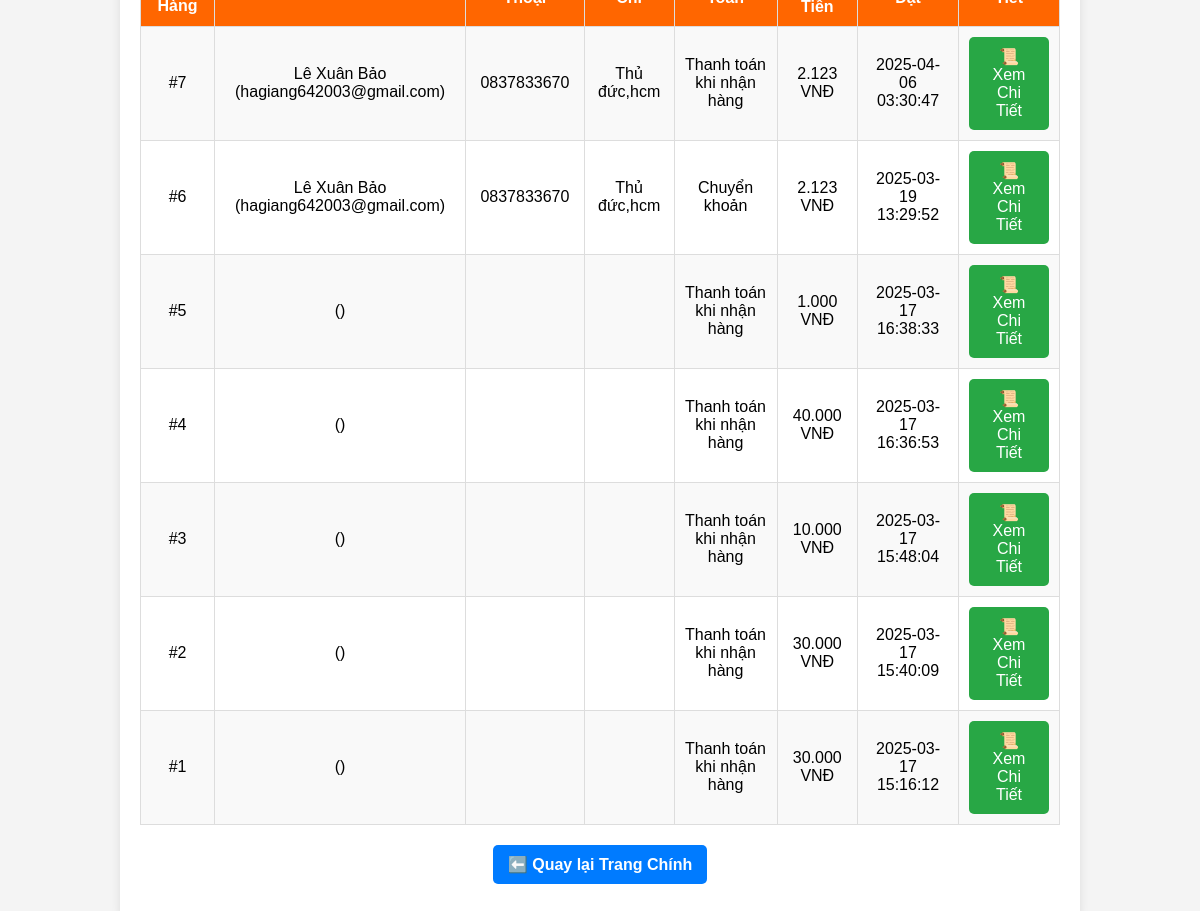
The app's page /index.php?action=manage_orders (signed in) with its own data.
### tables this page shows
CREATE TABLE `orders` (
  `id` int NOT NULL,
  `user_id` int DEFAULT NULL,
  `full_name` varchar(255) NOT NULL,
  `email` varchar(255) NOT NULL,
  `phone` varchar(20) NOT NULL,
  `shipping_address` text NOT NULL,
  `payment_method` enum('cod','bank_transfer','credit_card') NOT NULL,
  `total_price` decimal(10,2) DEFAULT NULL,
  `status` enum('pending','completed','cancelled') DEFAULT 'pending',
  `created_at` timestamp NULL DEFAULT CURRENT_TIMESTAMP,
  `total_amount` decimal(10,2) NOT NULL
);

### app/controllers/OrderController.php (called while the page is built, shortened)
<?php
require_once __DIR__ . '/../models/Order.php';
class OrderController {
    public function manageOrders() {
        $orderModel = new Order();
        $orders = $orderModel->getAllOrders();
        include __DIR__ . '/../views/admin/orders/index.php';
    }
}
?>

### public/index.php (called while the page is built, shortened)
<?php
require_once __DIR__ . '/../routes/web.php';
?>

### app/models/Order.php (called while the page is built, shortened)
<?php
require_once 'Database.php';
class Order {
    private $conn;
    public function __construct() {
        $database = new Database();
        $this->conn = $database->getConnection();
    }
    public function getAllOrders() {
        $query = "SELECT * FROM orders ORDER BY created_at DESC";
        $stmt = $this->conn->prepare($query);
        $stmt->execute();
        return $stmt->fetchAll(PDO::FETCH_ASSOC);
    }
}
?>

### app/models/Database.php (called while the page is built, shortened)
<?php
class Database {
    private $host = "localhost";
    private $db_name = "bookstore";
    private $username = "root";
    private $password = "";
    public function getConnection() {
        $this->conn = null;
        try {
            $this->conn = new PDO("mysql:host=" . $this->host . ";dbname=" . $this->db_name, $this->username, $this->password);
            $this->conn->setAttribute(PDO::ATTR_ERRMODE, PDO::ERRMODE_EXCEPTION);
        } catch (PDOException $exception) {
            echo "Connection error: " . $exception->getMessage();
        }
        return $this->conn;
    }
}
?>

### app/views/admin/orders/index.php (the view, shortened to what this page needs)
<!DOCTYPE html>
<html lang="vi">
<head>
    <link rel="stylesheet" href="/PHP/baidoan/public/assets/css/admin.css">
</head>
<body>
<div class="container">
    <table>
        <tr>
            <th>Mã Đơn Hàng</th>
            <th>Khách Hàng</th>
            <th>📞 Số Điện Thoại</th>
            <th>📍 Địa Chỉ</th>
            <th>💳 Thanh Toán</th>
            <th>💰 Tổng Tiền</th>
            <th>📅 Ngày Đặt</th>
            <th>🔍 Chi Tiết</th>
        </tr>
        <?php if (!empty($orders)): ?>
            <?php foreach ($orders as $order): ?>
                <tr>
                    <td>#<?= $order['id'] ?></td>
                    <td><?= htmlspecialchars($order['full_name']) ?> (<?= htmlspecialchars($order['email']) ?>)</td>
                    <td><?= htmlspecialchars($order['phone']) ?></td>
                    <td><?= htmlspecialchars($order['shipping_address']) ?></td>
                    <td>
                        <?= ($order['payment_method'] == 'cod') ? "Thanh toán khi nhận hàng" :
                             (($order['payment_method'] == 'bank_transfer') ? "Chuyển khoản" : "Thẻ tín dụng") ?>
                    </td>
                    <td><?= number_format($order['total_amount'], 0, ',', '.') ?> VNĐ</td>
                    <td><?= $order['created_at'] ?></td>
                    <td>
                        <a href="index.php?action=view_order_detail&id=<?= $order['id'] ?>" class="btn-detail">
                            📜 Xem Chi Tiết
                        </a>
                    </td>
                </tr>
            <?php endforeach; ?>
        <?php else: ?>
            <tr>
                <td colspan="8">🚫 Không có đơn hàng nào.</td>
            </tr>
        <?php endif; ?>
    </table>
    <div class="action-buttons">
        <a href="index.php?action=admin_home" class="btn-back">⬅️ Quay lại Trang Chính</a>
    </div>
</div>
</body>
</html>

### public/assets/css/admin.css (style rules this page uses)
* { margin: 0; padding: 0; box-sizing: border-box; font-family: Arial, sans-serif; }
body { background-color: #f8f9fa; display: flex; justify-content: center; align-items: center; height: 100vh; }
table { width: 100%; border-collapse: collapse; background: white; }
th, td { border: 1px solid #ddd; padding: 12px; text-align: center; }
th { background: #ff6600; color: white; font-weight: bold; }
tr:nth-child(even) { background: #f9f9f9; }
body { background-color: #f4f4f4; font-family: Arial, sans-serif; }
.container { max-width: 1100px; background: white; padding: 20px; border-radius: 8px; box-shadow: 0 4px 6px rgba(0, 0, 0, 0.1); }
.btn-back { display: inline-block; background-color: #ff9800; color: white; padding: 8px 15px; margin-bottom: 15px; text-decoration: none; border-radius: 5px; font-weight: bold; }

### app/views/admin/orders/index.php (style rules this page uses)
body { font-family: Arial, sans-serif; background-color: #f4f4f4; margin: 0; padding: 0; }
.container { width: 80%; margin: 30px auto; background: #fff; padding: 20px; border-radius: 8px; box-shadow: 0 0 10px rgba(0, 0, 0, 0.1); }
table { width: 100%; border-collapse: collapse; margin-top: 20px; }
th, td { padding: 10px; border-bottom: 1px solid #ddd; text-align: center; }
th { background: #ff6600; color: white; }
.action-buttons { text-align: center; margin-top: 20px; }
.btn-detail, .btn-back { display: inline-block; padding: 10px 15px; text-decoration: none; border-radius: 5px; font-size: 16px; }
.btn-detail { background: #28a745; color: white; }
.btn-back { background: #007bff; color: white; }

### records on screen
orders: id "7", full_name "Lê Xuân Bảo", email "hagiang642003@gmail.com", phone "0837833670", shipping_address "Thủ đức,hcm", payment_method "Thanh toán khi nhận hàng", total_amount "2.123", created_at "2025-04-06 03:30:47"
orders: id "6", full_name "Lê Xuân Bảo", email "hagiang642003@gmail.com", phone "0837833670", shipping_address "Thủ đức,hcm", payment_method "Chuyển khoản", total_amount "2.123", created_at "2025-03-19 13:29:52"
orders: id "5", payment_method "Thanh toán khi nhận hàng", total_amount "1.000", created_at "2025-03-17 16:38:33"
orders: id "4", payment_method "Thanh toán khi nhận hàng", total_amount "40.000", created_at "2025-03-17 16:36:53"
orders: id "3", payment_method "Thanh toán khi nhận hàng", total_amount "10.000", created_at "2025-03-17 15:48:04"
orders: id "2", payment_method "Thanh toán khi nhận hàng", total_amount "30.000", created_at "2025-03-17 15:40:09"
orders: id "1", payment_method "Thanh toán khi nhận hàng", total_amount "30.000", created_at "2025-03-17 15:16:12"
